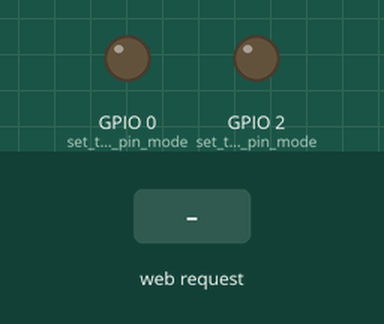
The sketch below on a simulated ESP8266 (NodeMCU). On the bench: output pins drawn as LEDs (lit = HIGH). The test bench sets the inputs (shaded band). WiFi joins after 1.5 s; servers stay silent unless stated; what the sketch prints to the serial monitor is not drawn.

Above: at 7.7 s.
7.8 s: HTTP request GET /0H received
At 8.1 s:
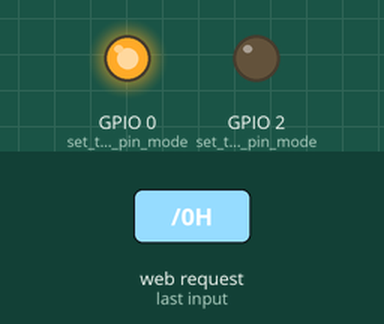
9.3 s: HTTP request GET /2H received
At 10.4 s:
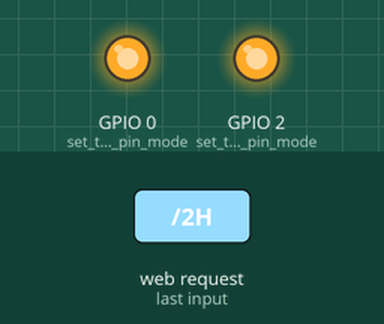
10.8 s: HTTP request GET /0L received
At 11.6 s:
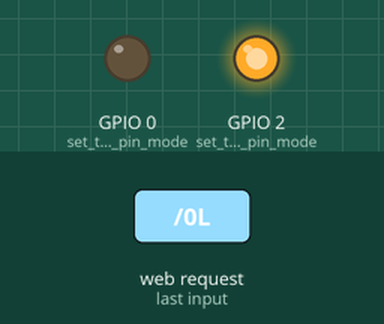
12.3 s: HTTP request GET /2L received
At 12.7 s:
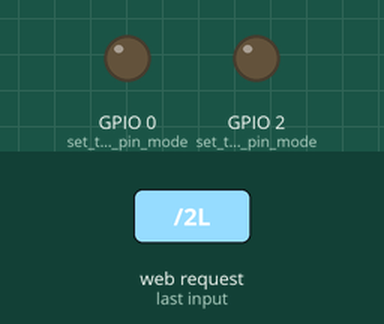
Timing chart, 0 to 14.8 s (numbered marks = the images above; inputs shaded):
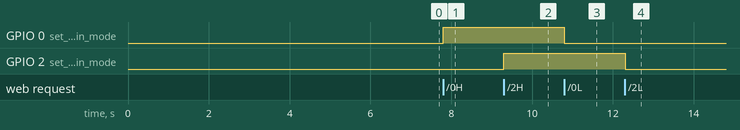

Measured:
- after the input at 7.8 s, GPIO 0 (set_the_LED_pin_mode): LOW → HIGH at once
- after the input at 9.3 s, GPIO 2 (set_the_LED_pin_mode): LOW → HIGH at once
- after the input at 10.8 s, GPIO 0 (set_the_LED_pin_mode): HIGH → LOW at once
- after the input at 12.3 s, GPIO 2 (set_the_LED_pin_mode): HIGH → LOW at once

The sketch:

DS21_WIFI_Switch_LED_8266.ino
```cpp
/*
   WIFI Switch LED
   modified for esp8266 on January 2020
   modified by Digital Siam
*/
//#include <WiFi.h>
#include <ESP8266WiFi.h>

#define ssid        "itdabos_wifi2.4G"
#define password    "0819110933"

WiFiServer server(80);

void setup()
{
  Serial.begin(115200);
  delay(5000);
 Serial.println("program DS21");
 Serial.println("WIFI Switch LED");
 Serial.println("modified for esp8266");
 Serial.println("modified by Digital Siam");
  pinMode(0, OUTPUT);      // set the LED pin mode
  pinMode(2, OUTPUT);      // set the LED pin mode
  //pinMode(14, OUTPUT);      // set the LED pin mode
  //pinMode(15, OUTPUT);      // set the LED pin mode

  delay(10);

  // We start by connecting to a WiFi network

  Serial.println();
  Serial.println();
  Serial.print("Connecting to ");
  Serial.println(ssid);

  WiFi.begin(ssid, password);

  while (WiFi.status() != WL_CONNECTED) {
    delay(500);
    Serial.print(".");
  }

  Serial.println("");
  Serial.println("WiFi connected.");
  Serial.println("IP address: ");
  Serial.println(WiFi.localIP());

  server.begin();

}

int value = 0;

void loop() {
  //Serial.println("yyy");
  WiFiClient client = server.available();   // listen for incoming clients

  if (client) {                             // if you get a client,
    Serial.println("New Client.");           // print a message out the serial port
    String currentLine = "";                // make a String to hold incoming data from the client
    while (client.connected()) {            // loop while the client's connected
      if (client.available()) {             // if there's bytes to read from the client,
        char c = client.read();             // read a byte, then
        Serial.write(c);                    // print it out the serial monitor
        if (c == '\n') {                    // if the byte is a newline character

          // if the current line is blank, you got two newline characters in a row.
          // that's the end of the client HTTP request, so send a response:
          if (currentLine.length() == 0) {
            // HTTP headers always start with a response code (e.g. HTTP/1.1 200 OK)
            // and a content-type so the client knows what's coming, then a blank line:
            client.println("HTTP/1.1 200 OK");
            client.println("Content-type:text/html");
            client.println();

            // the content of the HTTP response follows the header:
            client.print("Click <a href=\"/0H\">here</a> to turn the LED on pin 0 on.<br>");
            client.print("Click <a href=\"/0L\">here</a> to turn the LED on pin 0 off.<br>");
            client.print("<br>");

            client.print("Click <a href=\"/2H\">here</a> to turn the LED on pin 2 on.<br>");
            client.print("Click <a href=\"/2L\">here</a> to turn the LED on pin 2 off.<br>");
            client.print("<br>");

            /*client.print("Click <a href=\"/14H\">here</a> to turn the LED on pin 14 on.<br>");
            client.print("Click <a href=\"/14L\">here</a> to turn the LED on pin 14 off.<br>");
            client.print("<br>");

            client.print("Click <a href=\"/15H\">here</a> to turn the LED on pin 15 on.<br>");
            client.print("Click <a href=\"/15L\">here</a> to turn the LED on pin 15 off.<br>");
            client.print("<br>");*/

            // The HTTP response ends with another blank line:
            client.println();
            // break out of the while loop:
            break;
          } else {    // if you got a newline, then clear currentLine:
            currentLine = "";
          }
        } else if (c != '\r') {  // if you got anything else but a carriage return character,
          currentLine += c;      // add it to the end of the currentLine
        }

        // Check to see if the client request was "GET /xH" or "GET /xL":
        if (currentLine.endsWith("GET /0H")) {
          digitalWrite(0, HIGH);               // GET /H turns the LED on
        }
        if (currentLine.endsWith("GET /0L")) {
          digitalWrite(0, LOW);                // GET /L turns the LED off
        }

        if (currentLine.endsWith("GET /2H")) {
          digitalWrite(2, HIGH);               // GET /H turns the LED on
        }

        if (currentLine.endsWith("GET /2L")) {
          digitalWrite(2, LOW);                // GET /L turns the LED off
        }

        /*if (currentLine.endsWith("GET /14H")) {
          digitalWrite(14, HIGH);               // GET /H turns the LED on
        }
        if (currentLine.endsWith("GET /14L")) {
          digitalWrite(14, LOW);                // GET /L turns the LED off
        }

        if (currentLine.endsWith("GET /15H")) {
          digitalWrite(15, HIGH);               // GET /H turns the LED on
        }
        if (currentLine.endsWith("GET /15L")) {
          digitalWrite(15, LOW);                // GET /L turns the LED off
        }*/

      }
    }
    // close the connection:
    client.stop();
    Serial.println("Client Disconnected.");
  }
}
```
